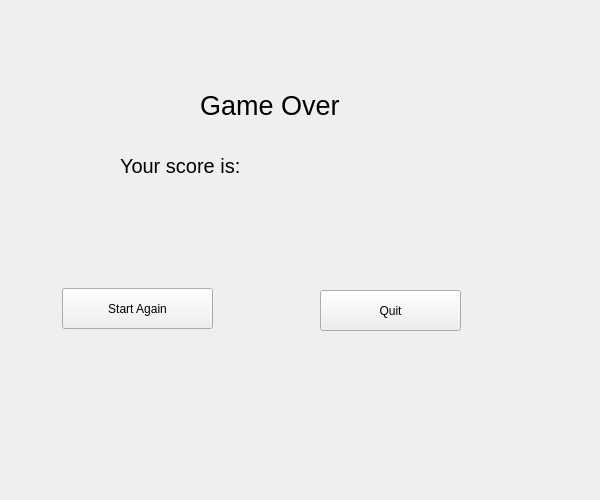
<?xml version="1.0" encoding="UTF-8"?>
<ui version="4.0">
 <class>game_over</class>
 <widget class="QWidget" name="game_over">
  <property name="geometry">
   <rect>
    <x>0</x>
    <y>0</y>
    <width>600</width>
    <height>500</height>
   </rect>
  </property>
  <property name="windowTitle">
   <string>Form</string>
  </property>
  <widget class="QLabel" name="label">
   <property name="geometry">
    <rect>
     <x>200</x>
     <y>70</y>
     <width>181</width>
     <height>71</height>
    </rect>
   </property>
   <property name="font">
    <font>
     <pointsize>20</pointsize>
    </font>
   </property>
   <property name="text">
    <string>Game Over</string>
   </property>
  </widget>
  <widget class="QLabel" name="label_4">
   <property name="geometry">
    <rect>
     <x>120</x>
     <y>140</y>
     <width>331</width>
     <height>51</height>
    </rect>
   </property>
   <property name="font">
    <font>
     <pointsize>15</pointsize>
    </font>
   </property>
   <property name="text">
    <string>Your score is:</string>
   </property>
  </widget>
  <widget class="QPushButton" name="pushButton">
   <property name="geometry">
    <rect>
     <x>62</x>
     <y>288</y>
     <width>151</width>
     <height>41</height>
    </rect>
   </property>
   <property name="text">
    <string>Start Again</string>
   </property>
  </widget>
  <widget class="QPushButton" name="pushButton_2">
   <property name="geometry">
    <rect>
     <x>320</x>
     <y>290</y>
     <width>141</width>
     <height>41</height>
    </rect>
   </property>
   <property name="text">
    <string>Quit</string>
   </property>
  </widget>
 </widget>
 <resources/>
 <connections/>
</ui>
